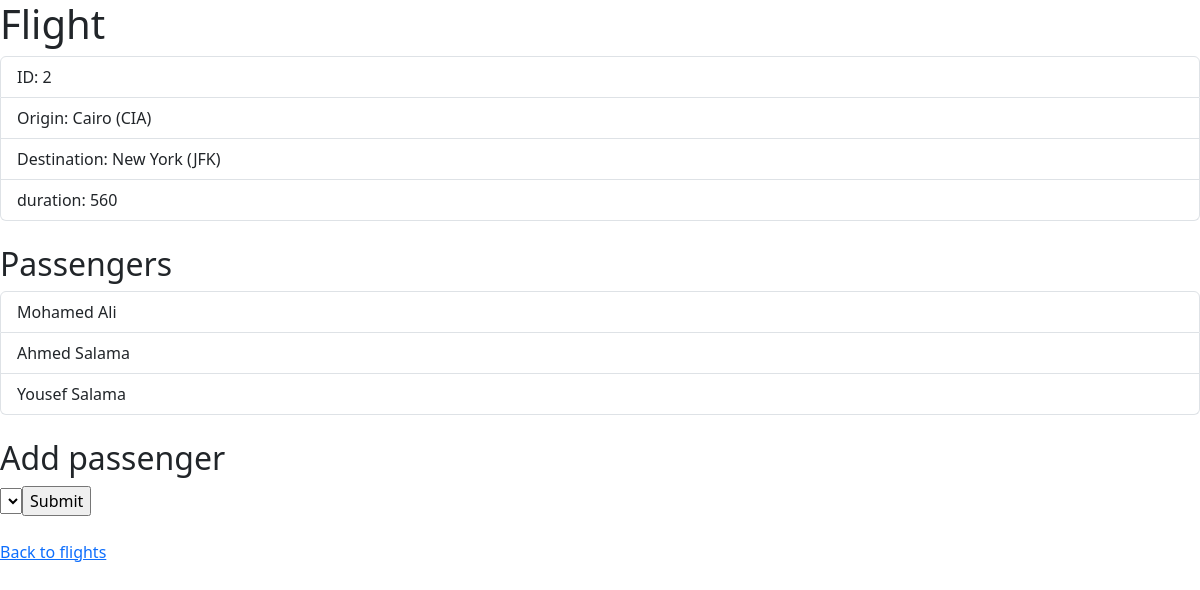
Page /flight/2 on the committed database.
### Flight/models.py (models this page shows, shortened)
class Flight(models.Model):
    origin = models.ForeignKey(Airport, on_delete=models.CASCADE, related_name="departures")
    destination = models.ForeignKey(Airport, on_delete=models.CASCADE, related_name="arrivals")
    duration = models.IntegerField()

class Airport(models.Model):
    code = models.CharField(max_length=3)
    city = models.CharField(max_length=64)
    def __str__(self):
        return f"{self.city} ({self.code})"

class Passenger(models.Model):
    first = models.CharField(max_length=64)
    last = models.CharField(max_length=64)
    flights = models.ManyToManyField(Flight, blank=True, related_name="passengers")
    def __str__(self):
        return f"{self.first} {self.last}"

### Flight/views.py (the view)
# urls.py: path('flight/', include('Flight.urls')),
def flight(request, flight_id):
    f = Flight.objects.get(pk=flight_id)
    return render(request, "flight/flight.html", {'flight':f,
                                                  'passengers':Passenger.objects.filter(flights=f),
                                                  'non_passengers':Passenger.objects.exclude(flights=f).all()
                                                  })

### Flight/templates/Flight/flight.html (shortened to what this page needs)
{% extends 'flight/layout.html' %}
{% block body %}
<h1>Flight</h1>
<ul class="list-group">
    <li class="list-group-item">ID: {{flight.id}}</li>
    <li class="list-group-item">Origin: {{flight.origin}}</li>
    <li class="list-group-item">Destination: {{flight.destination}}</li>
    <li class="list-group-item">duration: {{flight.duration}}</li>
</ul>
<br>
<h2>Passengers</h2>
<ul class="list-group">
    {% for passenger in passengers %}
    <li class="list-group-item">{{passenger}}</li>
    {%endfor%}
</ul>
<br>
<h2>Add passenger</h2>
<form action="{% url 'book' flight.id %}" method="post">
    <select name="passenger">
        <input type="submit">
    </select>
</form>
<br>
<a href="{% url 'index' %}">Back to flights</a>
{% endblock %}

### rows in the picture
Flight: id "2", origin "Cairo (CIA)", destination "New York (JFK)", duration "560"
Passenger: first+last "Mohamed Ali"
Passenger: first+last "Ahmed Salama"
Passenger: first+last "Yousef Salama"
